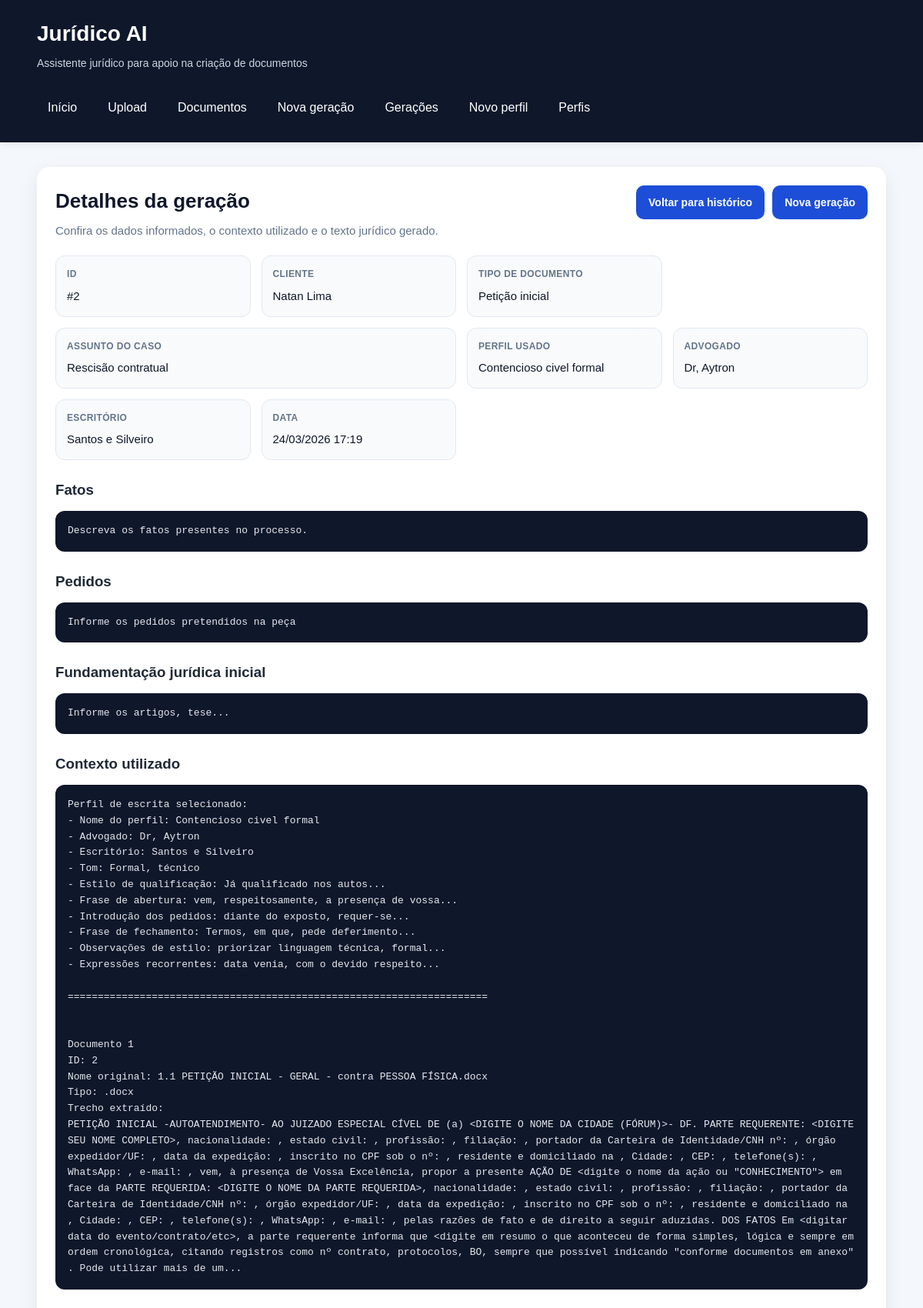
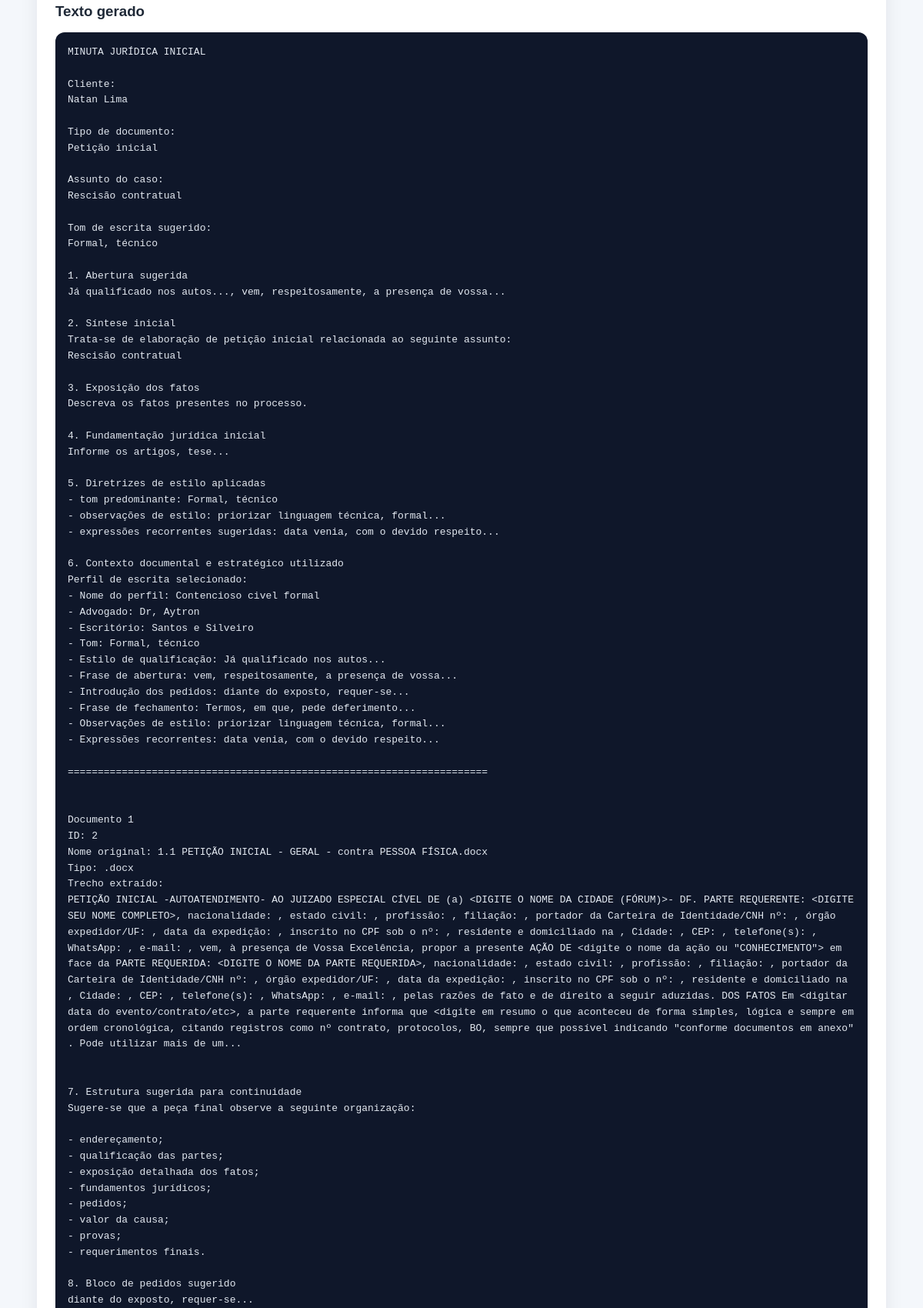
The app's page /generations/2 (upper part) with its own data (2 pictures, top to bottom).
### app/models/generation.py (models this page shows)
class Generation(Base):
    __tablename__ = "generations"
    id = Column(Integer, primary_key=True, index=True)
    client_name = Column(String(255), nullable=False)
    document_type = Column(String(255), nullable=False)
    case_subject = Column(String(255), nullable=False)
    facts = Column(Text, nullable=False)
    requests = Column(Text, nullable=False)
    legal_basis = Column(Text, nullable=True)
    context_used = Column(Text, nullable=False)
    generated_text = Column(Text, nullable=False)
    writing_profile_id = Column(
        Integer,
        ForeignKey("writing_profiles.id"),
        nullable=True,
    )
    created_at = Column(
        DateTime(timezone=True),
        server_default=func.now(),
        nullable=False,
    )
    writing_profile = relationship("WritingProfile")

### app/models/writing_profile.py (models this page shows)
class WritingProfile(Base):
    __tablename__ = "writing_profiles"
    id = Column(Integer, primary_key=True, index=True)
    profile_name = Column(String(150), nullable=False)
    lawyer_name = Column(String(150), nullable=True)
    office_name = Column(String(200), nullable=True)
    tone = Column(String(100), nullable=False, default="Formal")
    qualification_style = Column(
        Text,
        nullable=True,
        default="já qualificado(a) nos autos ou a ser devidamente qualificado(a)",
    )
    opening_phrase = Column(
        Text,
        nullable=True,
        default="vem, com o devido respeito, à presença de Vossa Excelência, apresentar a presente:",
    )
    closing_phrase = Column(
        Text,
        nullable=True,
        default="Termos em que,\nPede deferimento.",
    )
    request_intro = Column(
        Text,
        nullable=True,
        default="Diante do exposto, requer:",
    )
    legal_style_notes = Column(
        Text,
        nullable=True,
        default="Utilizar linguagem jurídica formal, objetiva e técnica.",
    )
    recurring_expressions = Column(
        Text,
        nullable=True,
        default="data venia; conforme entendimento jurisprudencial; nos termos da legislação aplicável",
    )
    is_active = Column(Boolean, default=False, nullable=False)
    created_at = Column(DateTime(timezone=True), server_default=func.now())

### app/routers/generations.py (the view)
@router.get("/{generation_id}", response_class=HTMLResponse)
def generation_detail(
    generation_id: int,
    request: Request,
    db: Session = Depends(get_db),
):
    geracao = buscar_geracao_por_id(db, generation_id)
    if not geracao:
        raise HTTPException(status_code=404, detail="Geração não encontrada.")
    return templates.TemplateResponse(
        "generation_detail.html",
        {
            "request": request,
            "title": "Detalhes da geração",
            "geracao": geracao,
        },
    )

### app/templates/generation_detail.html (shortened to what this page needs)
{% extends "base.html" %}
{% block content %}
<section class="card">
    <div class="cabecalho-pagina">
        <div>
            <h2>Detalhes da geração</h2>
            <p class="texto-suave">
                Confira os dados informados, o contexto utilizado e o texto jurídico gerado.
            </p>
        </div>
        <div class="acoes-topo">
            <a class="botao" href="/generations">Voltar para histórico</a>
            <a class="botao" href="/generations/create">Nova geração</a>
        </div>
    </div>
    <div class="grid-detalhes">
        <div class="info-box">
            <span class="info-label">ID</span>
            <span class="info-value">#{{ geracao.id }}</span>
        </div>
        <div class="info-box">
            <span class="info-label">Cliente</span>
            <span class="info-value">{{ geracao.client_name }}</span>
        </div>
        <div class="info-box">
            <span class="info-label">Tipo de documento</span>
            <span class="info-value">{{ geracao.document_type }}</span>
        </div>
        <div class="info-box info-box-largo">
            <span class="info-label">Assunto do caso</span>
            <span class="info-value">{{ geracao.case_subject }}</span>
        </div>
        <div class="info-box">
            <span class="info-label">Perfil usado</span>
            <span class="info-value">
                {{ geracao.writing_profile.profile_name if geracao.writing_profile else "Sem perfil" }}
            </span>
        </div>
        <div class="info-box">
            <span class="info-label">Advogado</span>
            <span class="info-value">
                {{ geracao.writing_profile.lawyer_name if geracao.writing_profile and geracao.writing_profile.lawyer_name else "Não informado" }}
            </span>
        </div>
        <div class="info-box">
            <span class="info-label">Escritório</span>
            <span class="info-value">
                {{ geracao.writing_profile.office_name if geracao.writing_profile and geracao.writing_profile.office_name else "Não informado" }}
            </span>
        </div>
        <div class="info-box">
            <span class="info-label">Data</span>
            <span class="info-value">
                {{ geracao.created_at.strftime("%d/%m/%Y %H:%M") if geracao.created_at else "-" }}
            </span>
        </div>
    </div>
    <h3>Fatos</h3>
    <div class="resultado-texto">
        <pre>{{ geracao.facts }}</pre>
    </div>
    <h3>Pedidos</h3>
    <div class="resultado-texto">
        <pre>{{ geracao.requests }}</pre>
    </div>
    <h3>Fundamentação jurídica inicial</h3>
    <div class="resultado-texto">
        <pre>{{ geracao.legal_basis or "Não informada." }}</pre>
    </div>
    <h3>Contexto utilizado</h3>
    <div class="resultado-texto">
        <pre>{{ geracao.context_used }}</pre>
    </div>
    <h3>Texto gerado</h3>
    <div class="resultado-texto">
        <pre>{{ geracao.generated_text }}</pre>
    </div>
</section>
{% endblock %}

### app/static/css/style.css (style rules this page uses)
* { margin: 0; padding: 0; box-sizing: border-box; }
body { font-family: Arial, Helvetica, sans-serif; background: #f4f7fb; color: #1f2937; line-height: 1.6; }
a { color: #1d4ed8; text-decoration: none; }
.card { background: #ffffff; border-radius: 16px; padding: 24px; box-shadow: 0 8px 24px rgba(15, 23, 42, 0.08); margin-bottom: 24px; }
.cabecalho-pagina { display: flex; justify-content: space-between; align-items: flex-start; gap: 16px; flex-wrap: wrap; margin-bottom: 20px; }
.cabecalho-pagina h2 { font-size: 26px; color: #0f172a; margin-bottom: 6px; }
.texto-suave { color: #64748b; font-size: 15px; }
.acoes-topo { display: flex; gap: 10px; flex-wrap: wrap; }
.botao, button.botao { display: inline-flex; align-items: center; justify-content: center; background: #1d4ed8; color: #ffffff; border: none; border-radius: 10px; padding: 11px 16px; font-size: 14px; font-weight: bold; cursor: pointer; transition: background 0.2s ease, transform 0.2s ease; }
.grid-detalhes { display: grid; grid-template-columns: repeat(auto-fit, minmax(210px, 1fr)); gap: 14px; margin-bottom: 24px; }
.info-box { background: #f8fafc; border: 1px solid #e2e8f0; border-radius: 12px; padding: 14px; display: flex; flex-direction: column; gap: 6px; }
.info-box-largo { grid-column: span 2; }
.info-label { font-size: 12px; color: #64748b; text-transform: uppercase; font-weight: bold; letter-spacing: 0.03em; }
.info-value { font-size: 15px; color: #0f172a; word-break: break-word; }
.resultado-texto { background: #0f172a; color: #e2e8f0; border-radius: 12px; padding: 16px; overflow-x: auto; margin-top: 12px; margin-bottom: 24px; }
.resultado-texto pre { white-space: pre-wrap; word-break: break-word; font-family: Consolas, Monaco, monospace; font-size: 13px; line-height: 1.6; }

### records on screen
Generation: id "2", client_name "Natan Lima", document_type "Petição inicial", case_subject "Rescisão contratual", created_at "24/03/2026 17:19", facts "Descreva os fatos presentes no processo.", requests "Informe os pedidos pretendidos na peça", legal_basis "Informe os artigos, tese...", context_used "Perfil de escrita selecionado: - Nome do perfil: Contencioso civel formal - Advogado: Dr, Aytron - Escritório: Santos e Silveiro - Tom: Formal, técnico - Estilo de qualificação: Já qualificado nos autos... - Frase de abertura: vem, respeitosamente, a presença de vossa... - Introdução dos pedidos: diante do exposto, requer-se... - Frase de fechamento: Termos, em que, pede deferimento... - Observações de estilo: priorizar linguagem técnica, formal... - Expressões recorrentes: data venia, com o devido respeito... ====================================================================== Documento 1 ID: 2 Nome original: 1.1 PETIÇÃO INICIAL - GERAL - contra PESSOA FÍSICA.docx Tipo: .docx Trecho…"
WritingProfile: writing_profile "Contencioso civel formal", writing_profile "Dr, Aytron", writing_profile "Santos e Silveiro"
